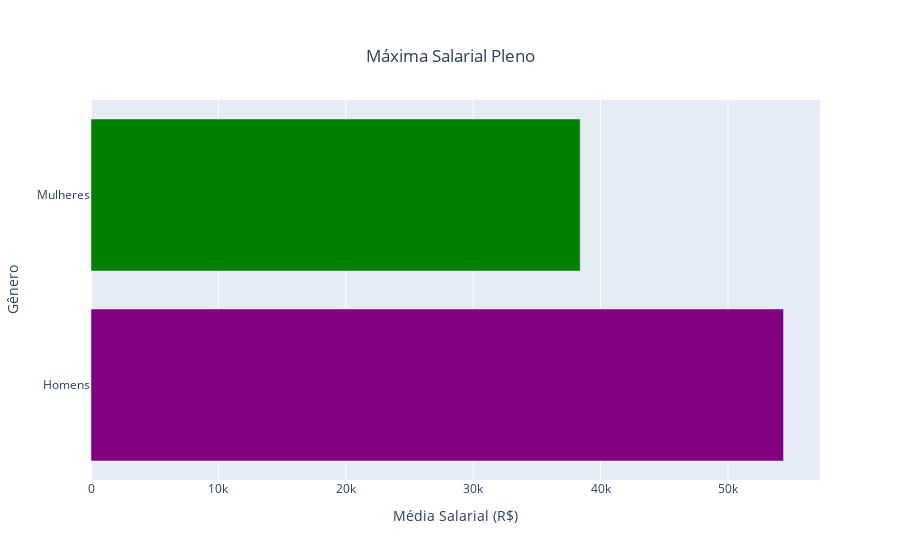

The notebook cell saved with this chart:
### Markdown cell above
As distribuições salariais por genero no cargo Pleno ainda apresentam variações entre gêneros. 
Mesmo com ambos concentrando os salários até R$20.000, o gênero masculino apresentou grande número de ocorrências acima dessa média.

### Code cell
cores_p=['green','purple']
valores= [maximosalarial_pleno_homens,maximosalarial_pleno_mulheres]
fig = go.Figure(go.Bar(
            x=valores,
            y=['Homens', 'Mulheres'],
            orientation='h',
            marker=dict(
            color=valores,  
            colorscale=cores_p,  
            #colorbar=dict(title='Média Salarial')  # Barra de cor
            )))

fig.update_layout(
    title={
        'text': 'Máxima Salarial Pleno',
        'x': 0.5,  
        'xanchor': 'center',  
        'yanchor': 'top'
    },
    xaxis_title='Média Salarial (R$)',
    yaxis_title='Gênero',

)

fig.show()

### Figure 1 — Plotly figure (JSON) as saved in the notebook; plotly's stock layout.template omitted (floating-point values rounded to 4 significant figures)
{"data": [{"marker": {"color": [54360, 38398], "colorscale": [[0, "green"], [1, "purple"]]}, "orientation": "h", "type": "bar", "x": [54360, 38398], "y": ["Homens", "Mulheres"]}], "layout": {"title": {"text": "Máxima Salarial Pleno", "x": 0.5, "xanchor": "center", "yanchor": "top"}, "xaxis": {"title": {"text": "Média Salarial (R$)"}}, "yaxis": {"title": {"text": "Gênero"}}}}
